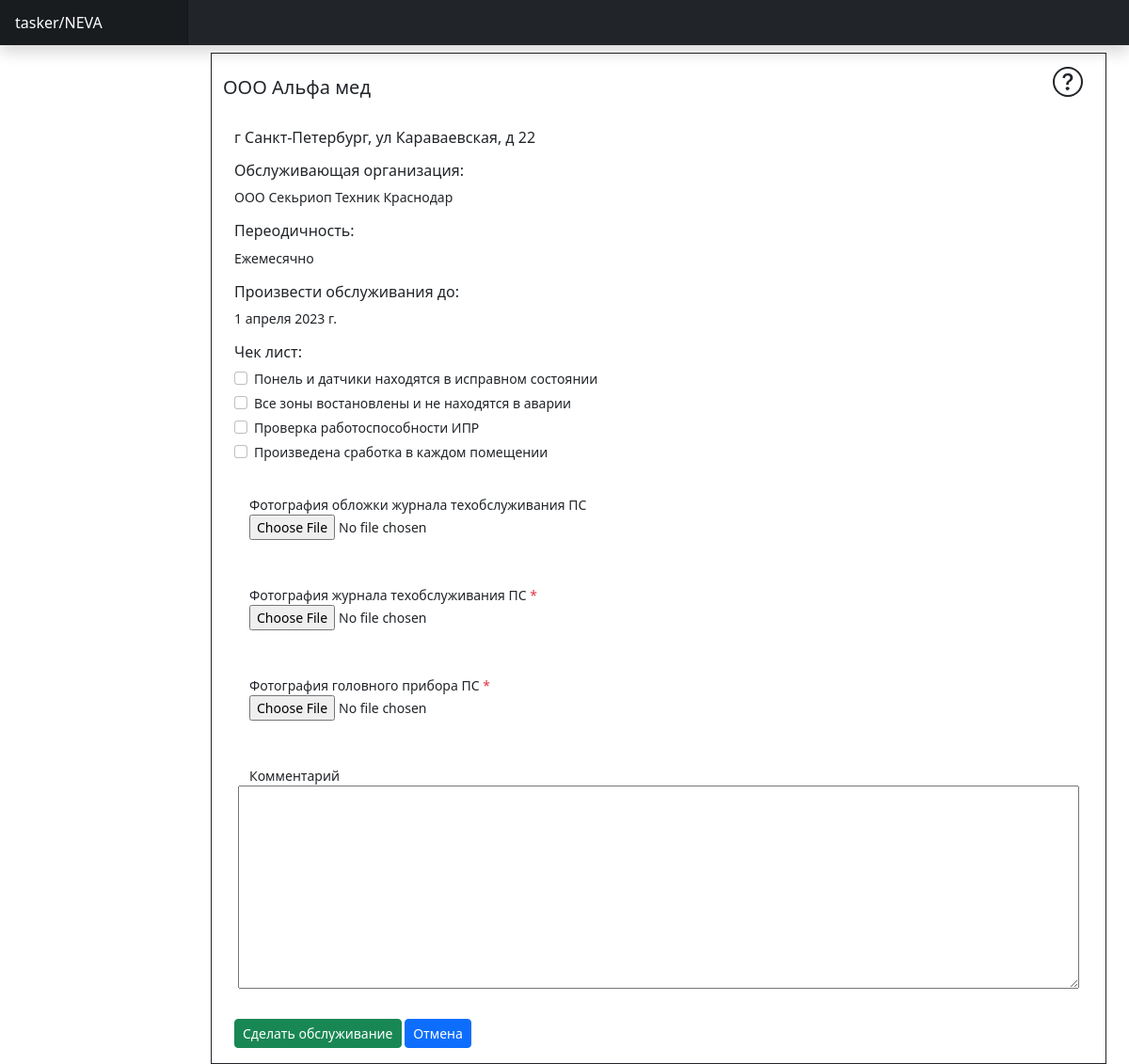
Screenshot of /technicians/fire_alarm_object_service/84/create/ (signed in) with the database file from the repository.
### fire_alarm_objects/models.py (models this page shows, shortened)
class FireAlarmObject(models.Model):
    FREQUENCY_CHOICES = (
        ('Ежемесячно', 'Ежемесячно'),
        ('Ежеквартально', 'Ежеквартально'),
    )
    name = models.CharField(
        max_length=500,
        verbose_name='название объекта',
        help_text='Название объекта, на котором установлена пожарная сигнализация.'
    )
    frequency = models.CharField(
        max_length=15,
        choices=FREQUENCY_CHOICES,
        verbose_name='периодичность обслуживания',
        help_text='Периодичность обслуживания пожарной сигнализации на объекте.'
    )
    last_service_date = models.DateField(
        verbose_name='дата последнего обслуживания',
        help_text='Дата последнего обслуживания пожарной сигнализации на объекте.'
    )
    next_service_date = models.DateField(
        verbose_name='дата следующего обслуживания',
        help_text='Дата следующего обслуживания пожарной сигнализации на объекте.',
        blank=True,
        null=True
    )
    photo = models.ImageField(
        verbose_name='фото объекта',
        help_text='Фотография объекта, на котором установлена пожарная сигнализация.',
        blank=True,
        null=True,
        upload_to='service_photos/'
    )
    address = models.ForeignKey(
        Address,
        on_delete=models.CASCADE,
        verbose_name='Адрес объекта',
        related_name='fire_alarm_objects')
    branch = models.ForeignKey(
        Branch,
        on_delete=models.CASCADE,
        verbose_name='филиал',
        help_text='Филиал, к которому относится данный объект.',
        related_name='fire_alarm_objects'
    )
    service_zone = models.ForeignKey(
        ServiceZone,
        blank=True,
        null=True,
        on_delete=models.SET_NULL,
        verbose_name="Зона обслуживания",
        related_name="fire_alarm_objects")
    service_organizations = models.ForeignKey(
        ServiceOrganizations,
        blank=True,
        null=True,
        on_delete=models.DO_NOTHING,
        verbose_name="Обслуживающия организация",
        related_name="fire_alarm_objects"
    )
    remote_number = models.CharField(verbose_name='Пультовый номер',
                                     max_length=20,
                                      blank=True,
                                      null=True)
    room_number = models.CharField(verbose_name='Помещение',
                                   max_length=50,
                                   blank=True,
                                   null=True)
    contract_number = models.CharField(verbose_name='Номер договора',
                                       max_length=50,
                                       blank=True,
                                       null=True)
    contract_date = models.DateField(
        verbose_name='Дата заключения договора',
        blank=True,
        null=True
    )
    class Meta:
        verbose_name = 'объект'
        verbose_name_plural = 'объекты'

class Address(models.Model):
    address = models.CharField(max_length=200, verbose_name="Адрес")
    latitude = models.FloatField(verbose_name="Широта", null=True, blank=True)
    longitude = models.FloatField(
        verbose_name="Долгота", null=True, blank=True)
    class Meta:
        verbose_name = 'Адрес'
        verbose_name_plural = 'Адреса'
    def __str__(self):
        return self.address

### service_оrganizations/models.py (models this page shows)
class ServiceOrganizations (models.Model):
    name = models.CharField(verbose_name='Обслуживающая организация',
                            max_length=50,)
    class Meta:
        verbose_name = 'Сервесная организация'
        verbose_name_plural = 'Сервисные организации'
    def __str__ (self):
        return self.name

### technicians/views.py (the view, shortened to what this page needs)
def fire_alarm_object_service_create(request, object_id):
    form = FireAlarmObjectServiceForm(request.POST or None,
                                      files=request.FILES or None,)
    template = "technicians/fire_alarm_object_service_create.html"
    fire_alarm_object = get_object_or_404(FireAlarmObject, id=object_id)
    technician = get_object_or_404(Technician, user=request.user)
    context = {'object': fire_alarm_object,
               'form': form,
               'mobi': True}
    return render(request, template, context)

### fire_alarm_objects/forms.py
class FireAlarmObjectServiceForm(forms.ModelForm):
    class Meta:
        model = FireAlarmObjectService
        fields = ('service_journal_title_page_photo','service_journal_photo', 'control_panel_photo', 'comment')

### technicians/models.py (called while the page is built)
    def __str__(self):
        return f'{self.last_name} {self.first_name} {self.middle_name}'

### templates/technicians/fire_alarm_object_service_create.html (shortened to what this page needs)
{% extends 'base.html' %}
{% load thumbnail %}
{% load user_filters %}
{% block content %}
<div class = 'container mt-2 pt-2 pb-3 border border-dark'>
  <div class="d-flex">
    <div class="flex-grow-1">
      <p class="card-text"><h5>{{ object.name }}</h5></p>
    </div>
    <div class="ml-auto">
      <a href='http://workspace-neva.online/ru/%D0%9F%D0%BE%D0%B6%D0%B0%D1%80%D0%BD%D0%B0%D1%8F_%D1%81%D0%B8%D0%B3%D0%BD%D0%B0%D0%BB%D0%B8%D0%B7%D0%B0%D1%86%D0%B8%D1%8F/%D0%9E%D0%B1%D1%81%D0%BB%D1%83%D0%B6%D0%B8%D0%B2%D0%B0%D0%BD%D0%B8%D0%B5_%D0%BF%D0%BE%D0%B6%D0%B0%D1%80%D0%BD%D0%BE%D0%B9_%D1%81%D0%B8%D0%B3%D0%BD%D0%B0%D0%BB%D0%B8%D0%B7%D0%B0%D1%86%D0%B8%D0%B8'>
        <button type="button" class="btn border-0">
        </button>
      </a>
    </div>
  </div>
  <div class="container">
    <p class="card-text"><h6>{{ object.address}}</h6></p>
    <p class="card-text"><h6>Обслуживающая организация:</h6> {{ object.service_organizations }}</p>
    <p class="card-text"><h6>Переодичность:</h6> {{ object.frequency }}</p>
    <p class="card-text"><h6>Произвести обслуживания до:</h6> {{ object.next_service_date }}</p>
  </div>
  <div class="container">
    <p class="card-text"><h6>Чек лист:</h6>
      <div class="form-check">
        <input class="form-check-input" type="checkbox" value="" id="flexCheckDefault">
        <label class="form-check-label" for="flexCheckDefault">
          Понель и датчики находятся в исправном состоянии
        </label>
      </div>
      <div class="form-check">
        <input class="form-check-input" type="checkbox" value="" id="flexCheckDefault">
        <label class="form-check-label" for="flexCheckDefault">
          Все зоны востановлены и не находятся в аварии
        </label>
      </div>
      <div class="form-check">
        <input class="form-check-input" type="checkbox" value="" id="flexCheckDefault">
        <label class="form-check-label" for="flexCheckDefault">
          Проверка работоспособности ИПР
        </label>
      </div>
      <div class="form-check">
        <input class="form-check-input" type="checkbox" value="" id="flexCheckDefault">
        <label class="form-check-label" for="flexCheckDefault">
          Произведена сработка в каждом помещении
        </label>
      </div>
    </p>
  </div>
  <div class="container">
    {% if is_edit %}
      <form id="fire_alarm_object_service-form" method="POST" enctype="multipart/form-data" action="{% url 'engineers:service_zone_edit' zone.id %}">
    {% else %}
      <form id="fire_alarm_object_service-form" method="POST" enctype="multipart/form-data" action="{% url 'technicians:fire_alarm_object_service_create' object.id%}">
    {% endif %}
        {% for field in form %}
          <div class="form-group row my-3 p-3">
            <label for="{{field.id_for_label}}">
              {{ field.label }}
              {% if field.field.required %}
                <span class="required text-danger" >*</span>
              {% endif %}
            </label>
            {{ field }}
          </div>
        {% endfor %}
        <button id="fire_alarm_object_service-form" class="btn btn-success btn-sm">Сделать обслуживание</button>
        <a href="{% url 'technicians:index' %}" class="btn btn-primary btn-sm">Отмена</a>
      </form>
    </div>
  </div>
</div>
{% endblock content %}

### static/css/custom_base.css (style rules this page uses)
.bi { vertical-align: -.125em; fill: currentColor; }

### static/css/dashboard.css (style rules this page uses)
body { font-size: .875rem; }

### rows the page displays
FireAlarmObject: name "ООО Альфа мед", address "г Санкт-Петербург, ул Караваевская, д 22", service_organizations "ООО Секьриоп Техник Краснодар", frequency "Ежемесячно", next_service_date "1 апреля 2023 г."

### other values shown
{{ field.label }} "Фотография обложки журнала техобслуживания ПС" "Фотография журнала техобслуживания ПС" "Фотография головного прибора ПС" "Комментарий"
